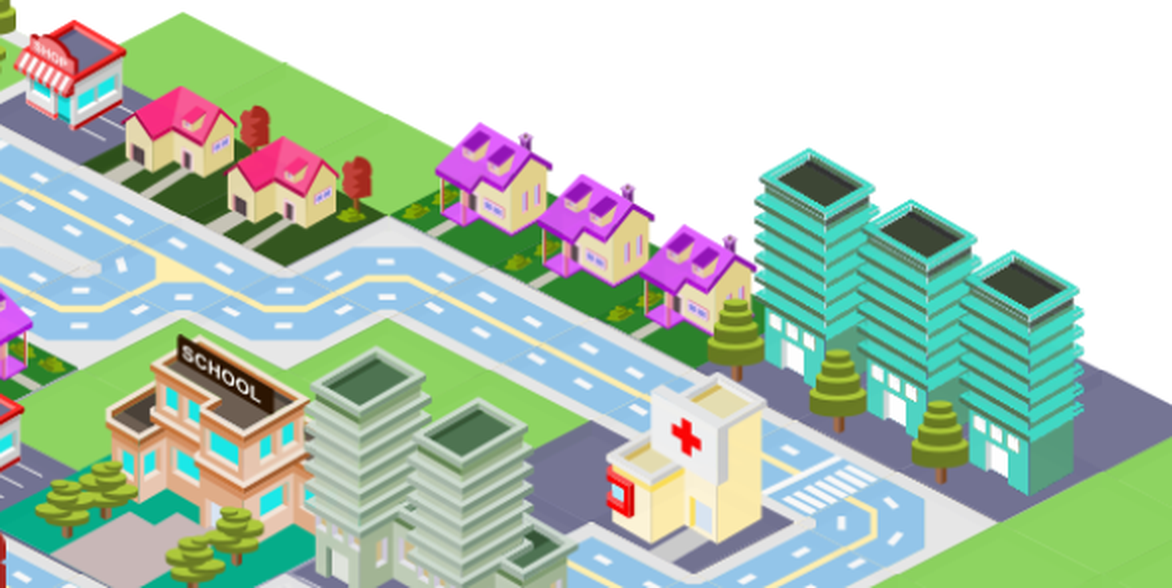
#> input picture runs/city/fractal/east-district/target.png, 1172 x 588 px
$ python compare.py target.png
#> lines starting #> are read from the running program, lines starting #| are printed output that depends on the picture; pictures that were not available may be replaced by others from this repository, and a replacement may not be noted
from pathlib import Path
from PIL import Image,ImageDraw
import sys
D=Path(__file__).resolve().parent; name=sys.argv[1]
a=Image.open(D/'target.png').convert('RGB'); b=Image.open(D/(name+'.png')).convert('RGB'); assert a.size==b.size
#> further down, a is the input picture: PIL image 1172x588 RGB; mean R, G, B 179.5, 198.9, 183.5
w,h=a.size; out=Image.new('RGB',(2*w,h+24),'white');out.paste(a,(0,24));out.paste(b,(w,24));draw=ImageDraw.Draw(out);draw.text((8,5),'TARGET | fixed root scale 2x',fill='black');draw.text((w+8,5),name+' | fixed root scale 2x',fill='black');out.save(D/(name+'-compare.png'))
#> after `w, h = a.size`: w = 1172; h = 588
#> after `out = Image.new('RGB', (2 * w, h + 24), 'white')`: out: PIL image 2344x612 RGB; every value is 255
#> after `out.paste(a, (0, 24))`:
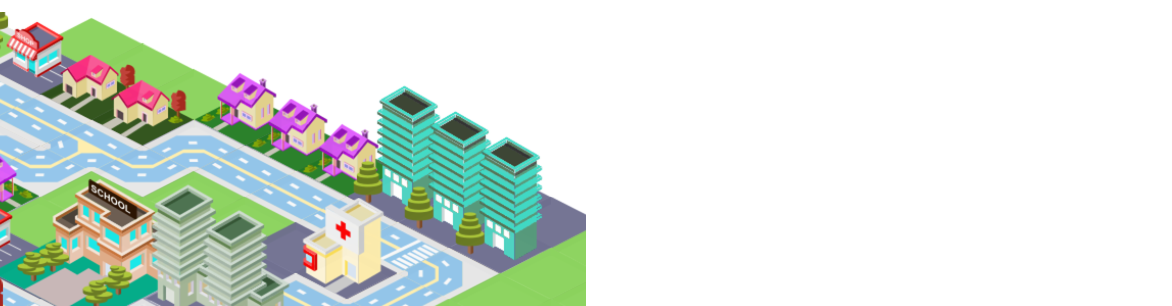
#> out: PIL image 2344x612 RGB (shown at 1/2 size); mean R, G, B 218.8, 228, 220.7
#> after `out.paste(b, (w, 24))`:
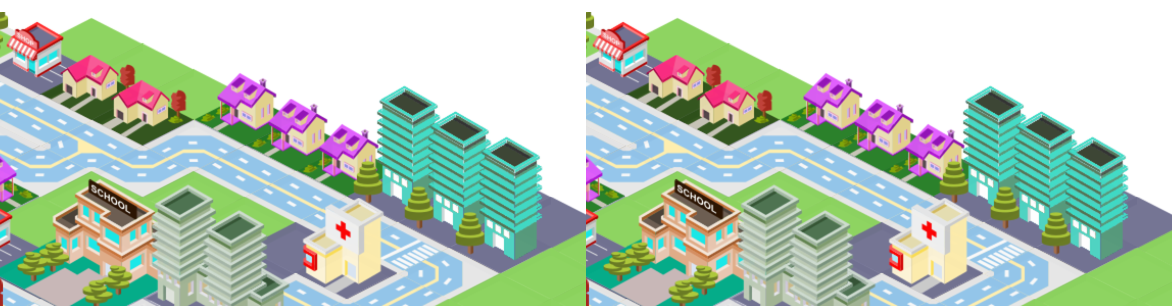
#> out: PIL image 2344x612 RGB (shown at 1/2 size); mean R, G, B 182.5, 201.1, 186.3
# Panels retain the original 2x root scale on both sides.
for label,box in [('west-seam',(0,0,460,300)),('tower-seam',(620,100,1172,490)),('hospital-seam',(470,310,900,588))]:
 aa=a.crop(box);bb=b.crop(box); ww,hh=aa.size;panel=Image.new('RGB',(ww*2,hh+24),'white');panel.paste(aa,(0,24));panel.paste(bb,(ww,24));ImageDraw.Draw(panel).text((6,5),label+' target | render; equal 2x root scale',fill='black');panel.save(D/(name+'-'+label+'.png'))
#> this loop made 3 passes
#> pass 1, `aa = a.crop(box)`:
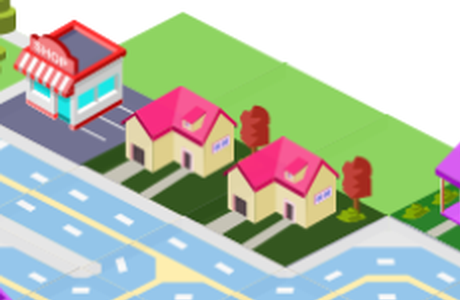
#> aa: PIL image 460x300 RGB; mean R, G, B 181.9, 191.6, 173.1
#> pass 1, `aa = a.crop(box)`:
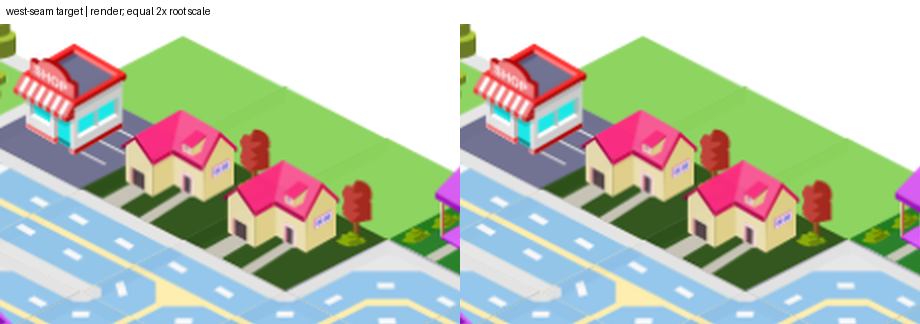
#> saved as target.png-west-seam.png: PIL image 920x324 RGB; mean R, G, B 186.9, 195.9, 178.8
#> pass 2, `aa = a.crop(box)`:
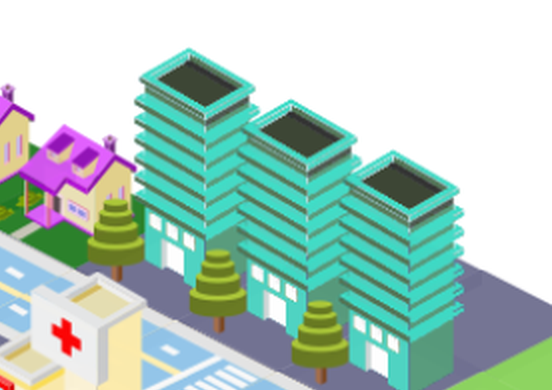
#> aa: PIL image 552x390 RGB; mean R, G, B 174, 202.7, 193.6
#> after the loop:
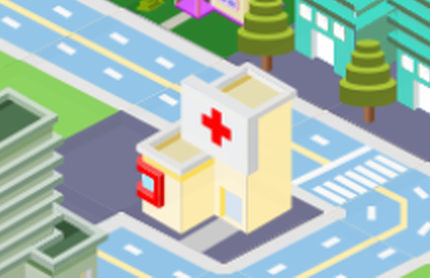
#> aa: PIL image 430x278 RGB; mean R, G, B 165.6, 186.8, 178
#> after the loop:
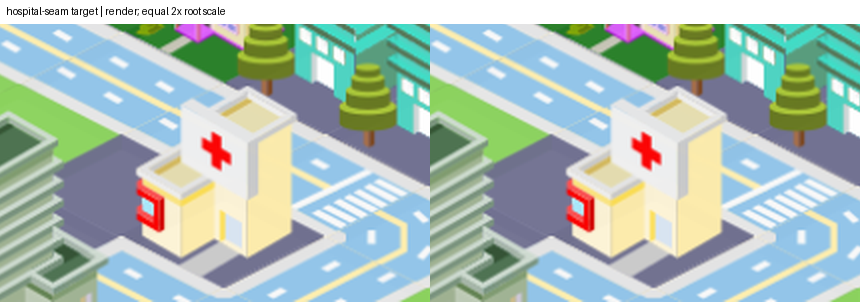
#> panel: PIL image 860x302 RGB; mean R, G, B 172.2, 191.7, 183.6
